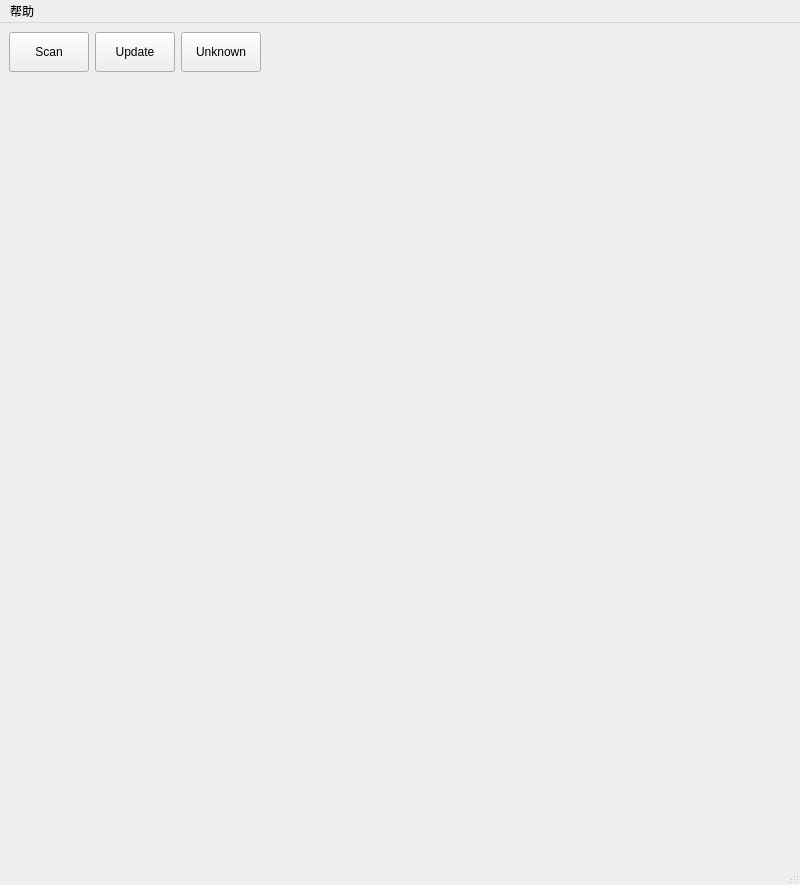
<?xml version="1.0" encoding="UTF-8"?>
<ui version="4.0">
 <class>MainWindow</class>
 <widget class="QMainWindow" name="MainWindow">
  <property name="geometry">
   <rect>
    <x>0</x>
    <y>0</y>
    <width>800</width>
    <height>885</height>
   </rect>
  </property>
  <property name="windowTitle">
   <string>Clamav Interface</string>
  </property>
  <widget class="QWidget" name="centralwidget">
   <layout class="QHBoxLayout" name="horizontalLayout">
    <item>
     <layout class="QVBoxLayout" name="verticalLayout">
      <item>
       <layout class="QVBoxLayout" name="verticalLayout_2">
        <item>
         <layout class="QHBoxLayout" name="horizontalLayout_2">
          <property name="sizeConstraint">
           <enum>QLayout::SizeConstraint::SetDefaultConstraint</enum>
          </property>
          <item>
           <widget class="QPushButton" name="scan_btn">
            <property name="minimumSize">
             <size>
              <width>80</width>
              <height>40</height>
             </size>
            </property>
            <property name="maximumSize">
             <size>
              <width>80</width>
              <height>40</height>
             </size>
            </property>
            <property name="text">
             <string>Scan</string>
            </property>
           </widget>
          </item>
          <item>
           <widget class="QPushButton" name="update_btn">
            <property name="minimumSize">
             <size>
              <width>80</width>
              <height>40</height>
             </size>
            </property>
            <property name="maximumSize">
             <size>
              <width>80</width>
              <height>40</height>
             </size>
            </property>
            <property name="text">
             <string>Update</string>
            </property>
           </widget>
          </item>
          <item>
           <widget class="QPushButton" name="Btn">
            <property name="minimumSize">
             <size>
              <width>80</width>
              <height>40</height>
             </size>
            </property>
            <property name="maximumSize">
             <size>
              <width>80</width>
              <height>40</height>
             </size>
            </property>
            <property name="text">
             <string>Unknown</string>
            </property>
           </widget>
          </item>
          <item>
           <spacer name="horizontalSpacer">
            <property name="orientation">
             <enum>Qt::Orientation::Horizontal</enum>
            </property>
            <property name="sizeHint" stdset="0">
             <size>
              <width>40</width>
              <height>20</height>
             </size>
            </property>
           </spacer>
          </item>
         </layout>
        </item>
        <item>
         <spacer name="verticalSpacer">
          <property name="orientation">
           <enum>Qt::Orientation::Vertical</enum>
          </property>
          <property name="sizeHint" stdset="0">
           <size>
            <width>20</width>
            <height>40</height>
           </size>
          </property>
         </spacer>
        </item>
       </layout>
      </item>
     </layout>
    </item>
   </layout>
  </widget>
  <widget class="QMenuBar" name="menubar">
   <property name="geometry">
    <rect>
     <x>0</x>
     <y>0</y>
     <width>800</width>
     <height>33</height>
    </rect>
   </property>
   <widget class="QMenu" name="menu">
    <property name="title">
     <string>帮助</string>
    </property>
    <addaction name="action"/>
   </widget>
   <addaction name="menu"/>
  </widget>
  <widget class="QStatusBar" name="statusbar"/>
  <action name="action">
   <property name="text">
    <string>关于</string>
   </property>
  </action>
 </widget>
 <resources/>
 <connections/>
</ui>
